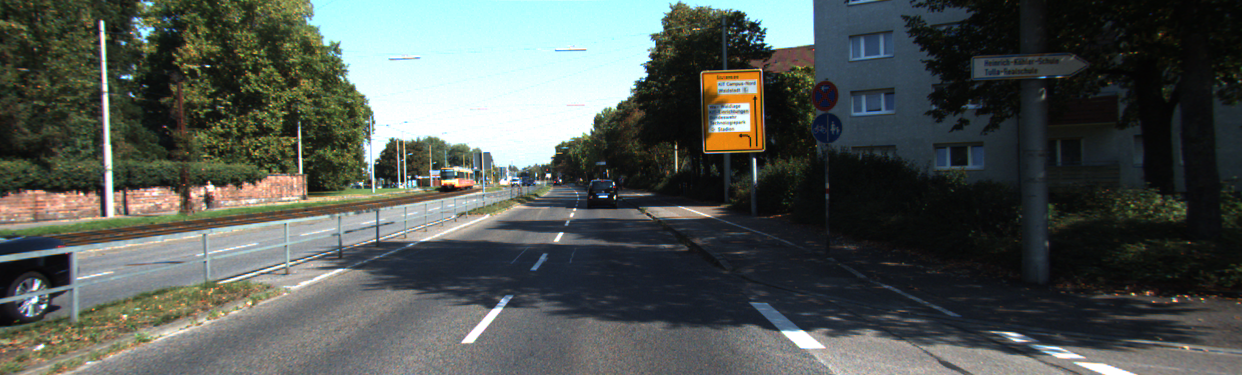
#> input picture ImageProcessingExercises/Basics/CannyWithBlur/road3.jpg, 1242 x 375 px, found by its file name
$ python main.py
#> lines starting #> are read from the running program, lines starting #| are printed output that depends on the picture; after the words box and inside, x2 and y2 are one past the last pixel; in counts of white or black regions, pixels touching at a corner belong together
import cv2
import numpy as np
import scipy
import matplotlib.pyplot as plot

img = cv2.imread("CannyWithBlur\\road3.jpg")
#> img is the input picture: shape (375, 1242, 3); mean B, G, R 83.4, 87.6, 81.4
gray = cv2.cvtColor(img, cv2.COLOR_BGR2GRAY)
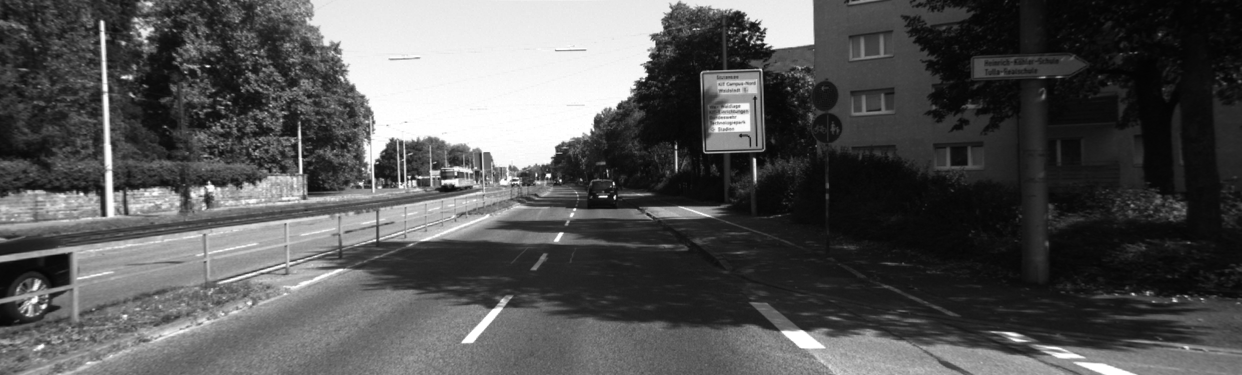
#> gray: shape (375, 1242); min 2, max 255, mean 85.3
meanFilter = np.ones((5,5))/25
convolutionImage = scipy.ndimage.convolve(gray, meanFilter)
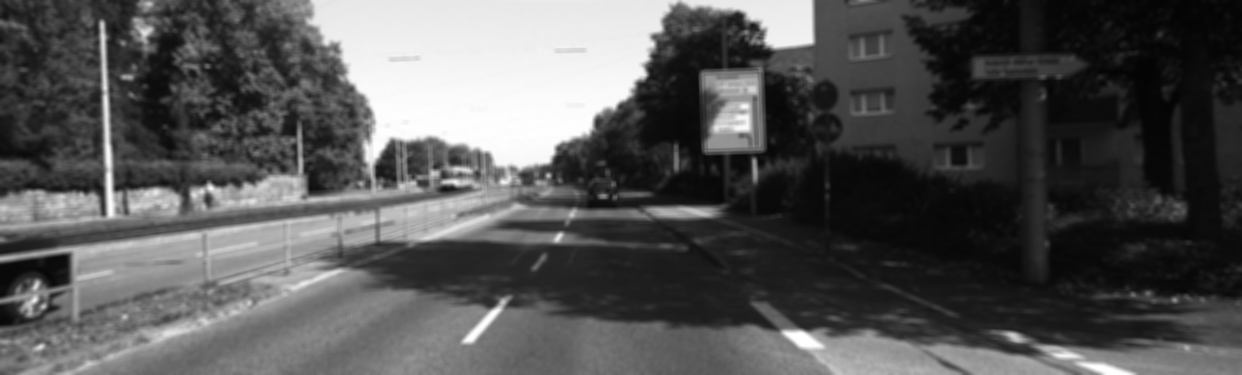
#> convolutionImage: shape (375, 1242); min 3, max 254, mean 84.8

result = cv2.Canny(convolutionImage, 0, 150)
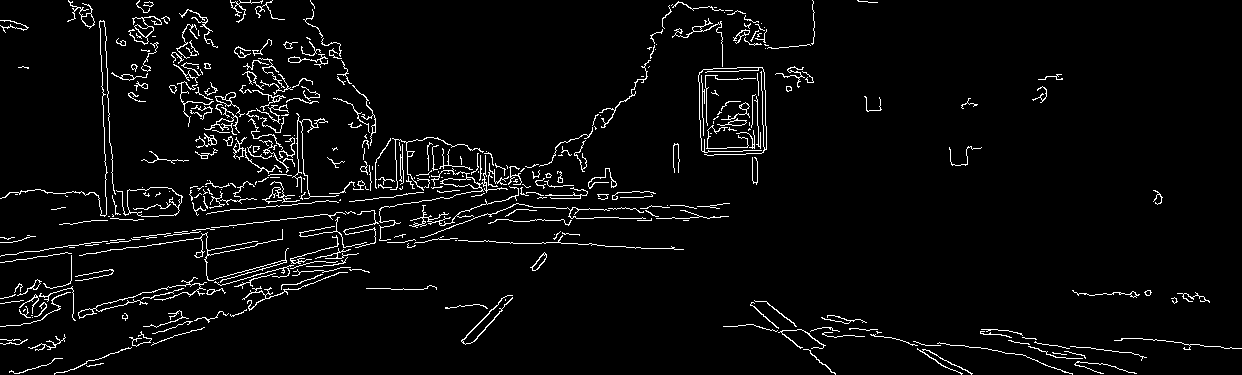
#> result: shape (375, 1242); 4% white in thin lines or dots
plot.imshow(result)
plot.show()

$ run again, with ImageProcessingExercises/Basics/CannyWithBlur/road2.jpg copied over ImageProcessingExercises/Basics/CannyWithBlur/road3.jpg
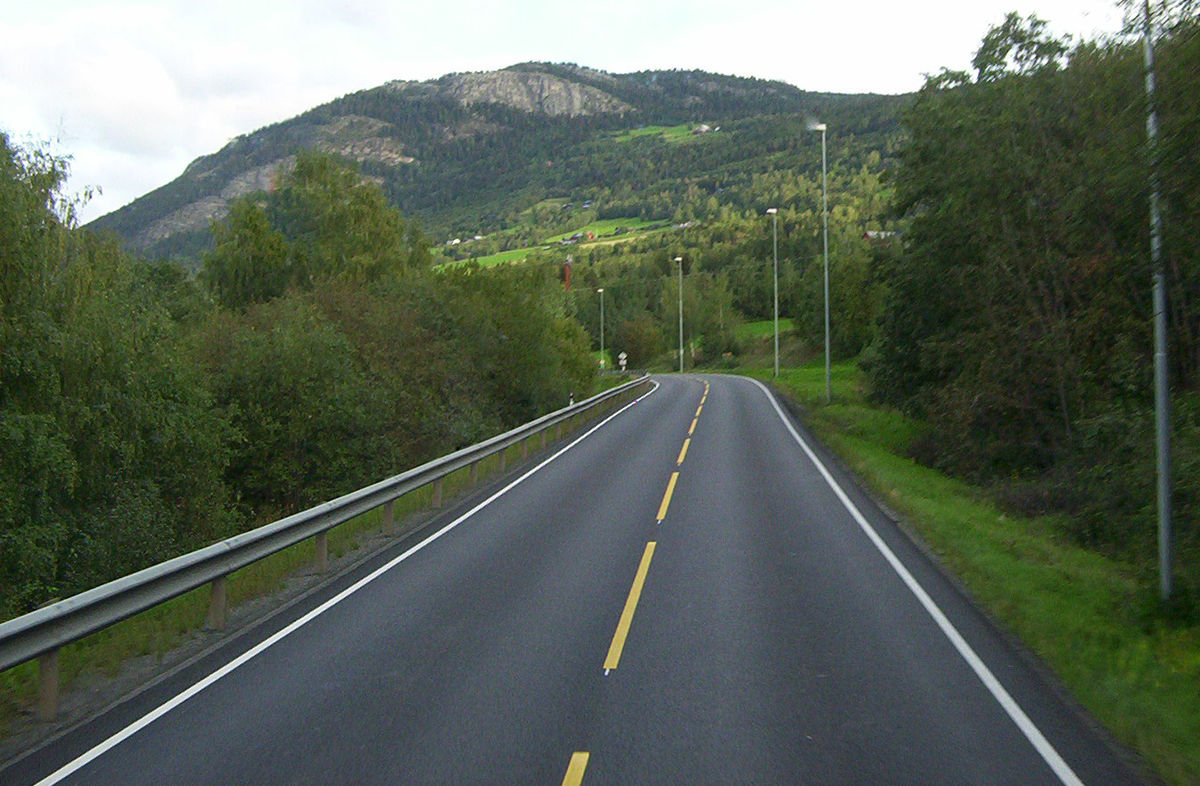
#> input picture ImageProcessingExercises/Basics/CannyWithBlur/road2.jpg, 1200 x 786 px, found by its file name
#> img is the input picture: shape (786, 1200, 3); mean B, G, R 87, 99.6, 89.3
#> `gray = cv2.cvtColor(img, cv2.COLOR_BGR2GRAY)`:
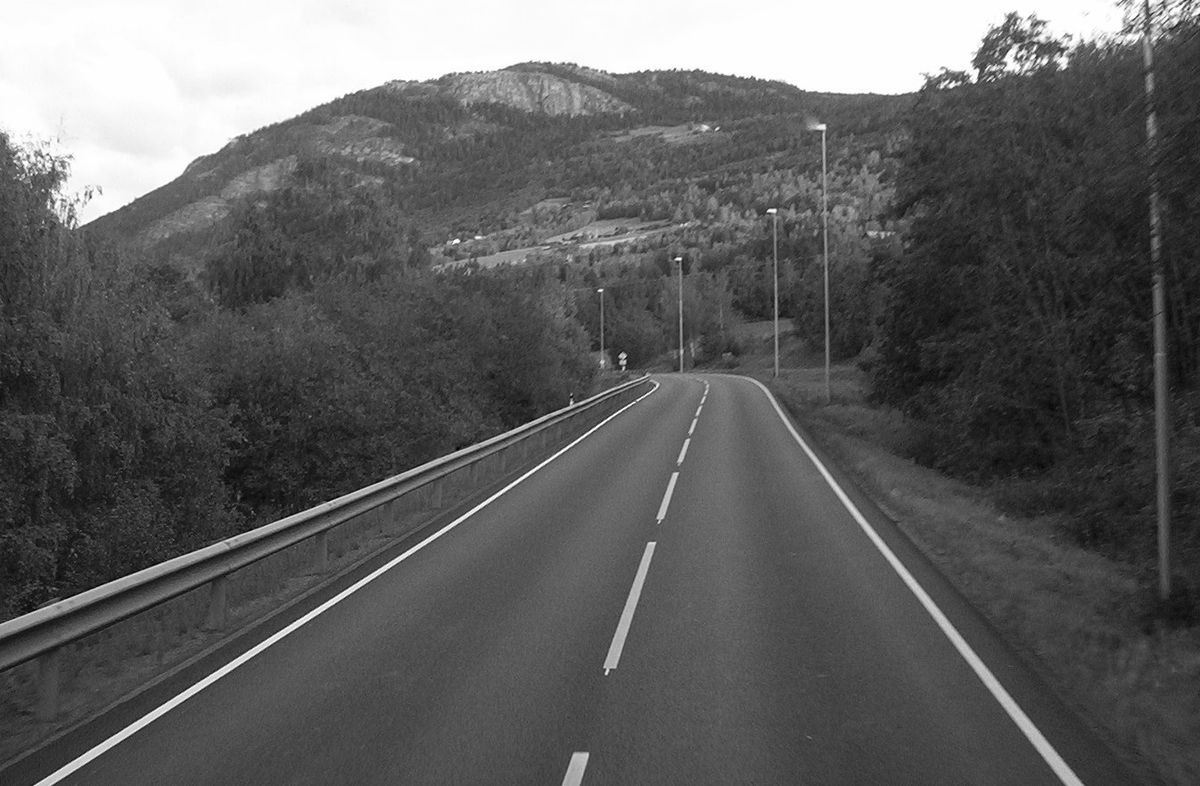
#> gray: shape (786, 1200); min 0, max 255, mean 95.1
#> `result = cv2.Canny(convolutionImage, 0, 150)`:
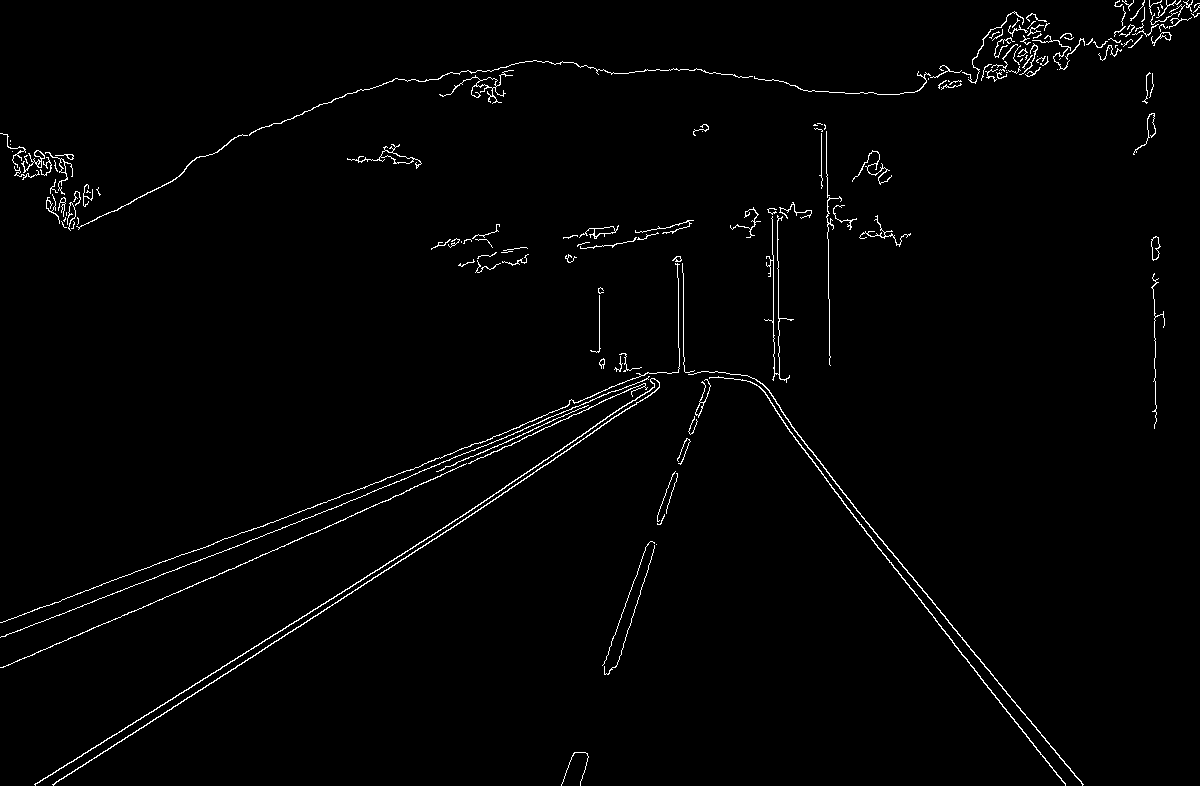
#> result: shape (786, 1200); 1.5% white in thin lines or dots

$ run again, with ImageProcessingExercises/Basics/CannyWithBlur/road4.jpg copied over ImageProcessingExercises/Basics/CannyWithBlur/road3.jpg
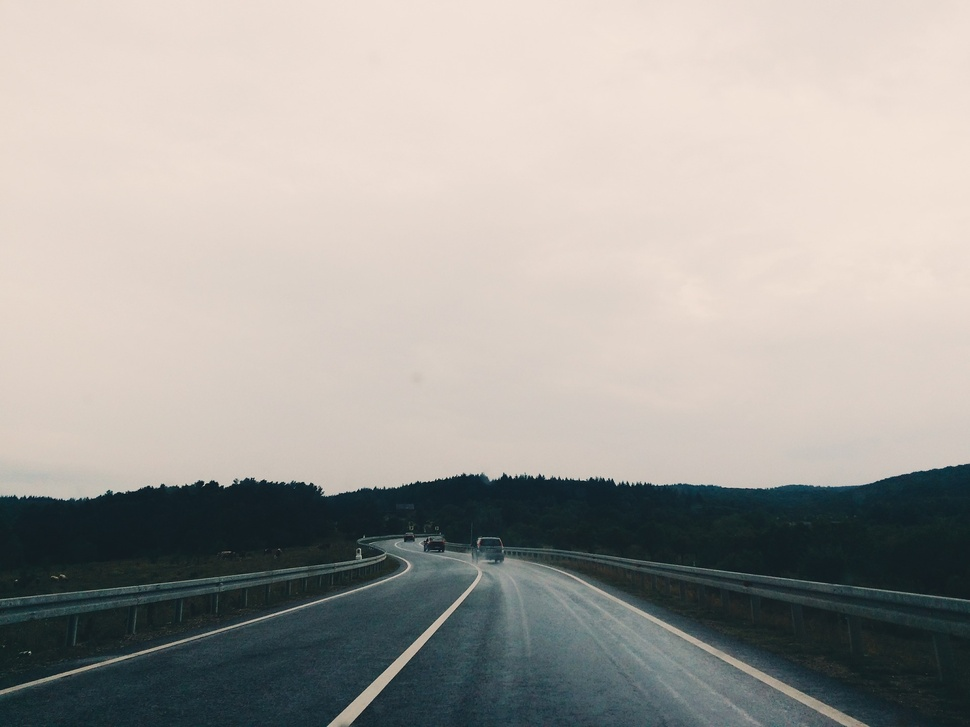
#> input picture ImageProcessingExercises/Basics/CannyWithBlur/road4.jpg, 970 x 727 px, shrunk from 1920 x 1440 before the run, found by its file name
#> img is the input picture: shape (727, 970, 3); mean B, G, R 157.1, 162, 165.3
#> `result = cv2.Canny(convolutionImage, 0, 150)`:
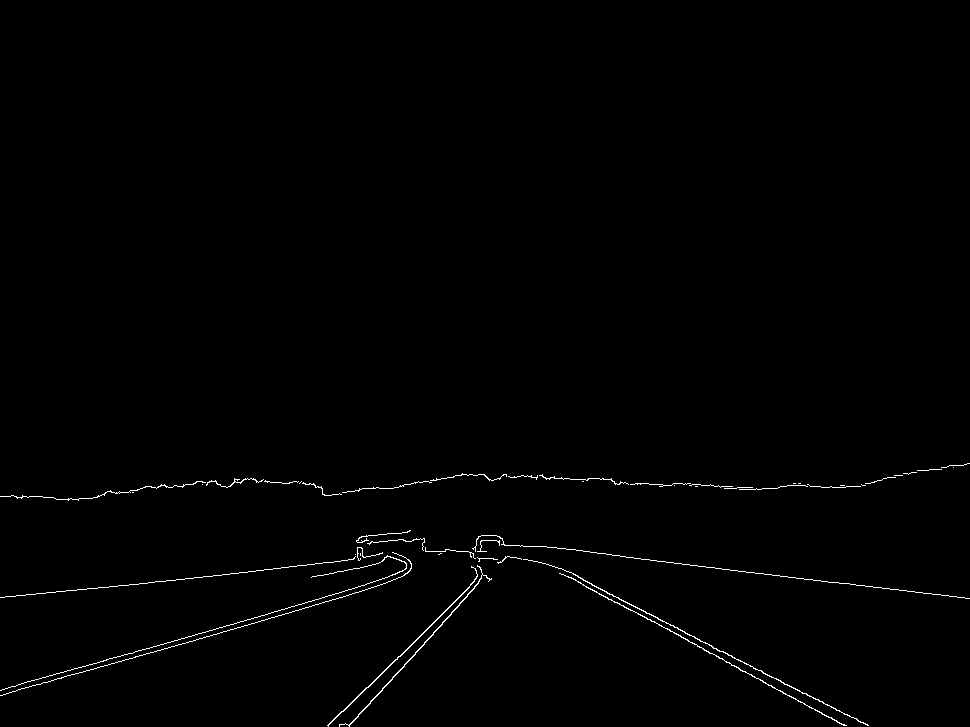
#> result: shape (727, 970); 0.7% white in thin lines or dots, all inside (x1, y1, x2, y2) = (0, 463, 970, 727)

$ run again, with ImageProcessingExercises/Basics/CannyWithBlur/road5.jpg copied over ImageProcessingExercises/Basics/CannyWithBlur/road3.jpg
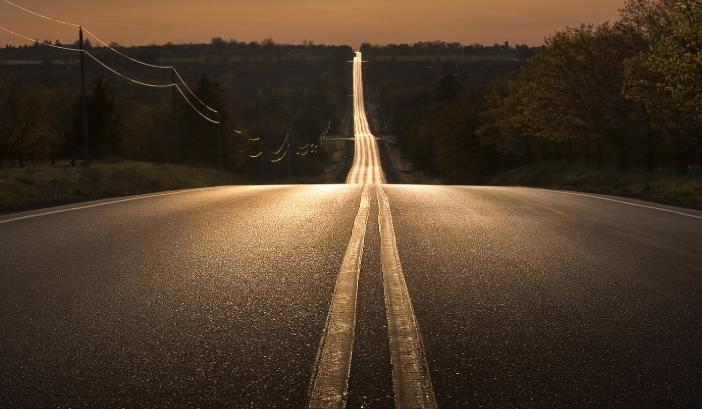
#> input picture ImageProcessingExercises/Basics/CannyWithBlur/road5.jpg, 702 x 409 px, found by its file name
#> img is the input picture: shape (409, 702, 3); mean B, G, R 40.9, 58.5, 77.2
#> `gray = cv2.cvtColor(img, cv2.COLOR_BGR2GRAY)`:
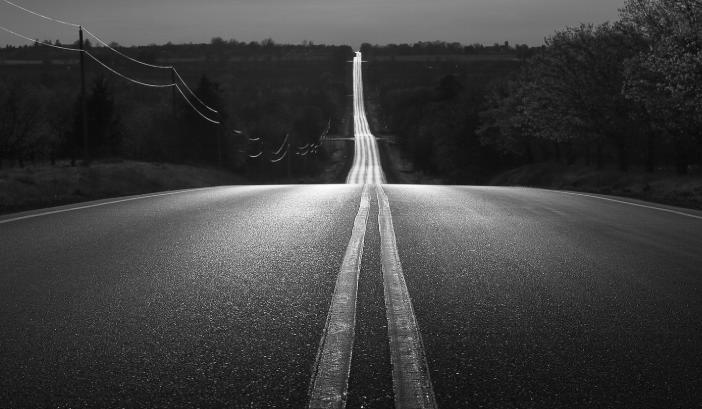
#> gray: shape (409, 702); min 2, max 253, mean 62.1
#> `result = cv2.Canny(convolutionImage, 0, 150)`:
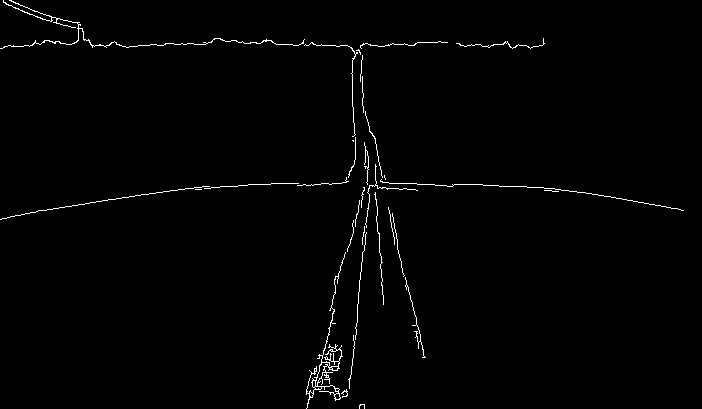
#> result: shape (409, 702); 1.1% white in thin lines or dots
